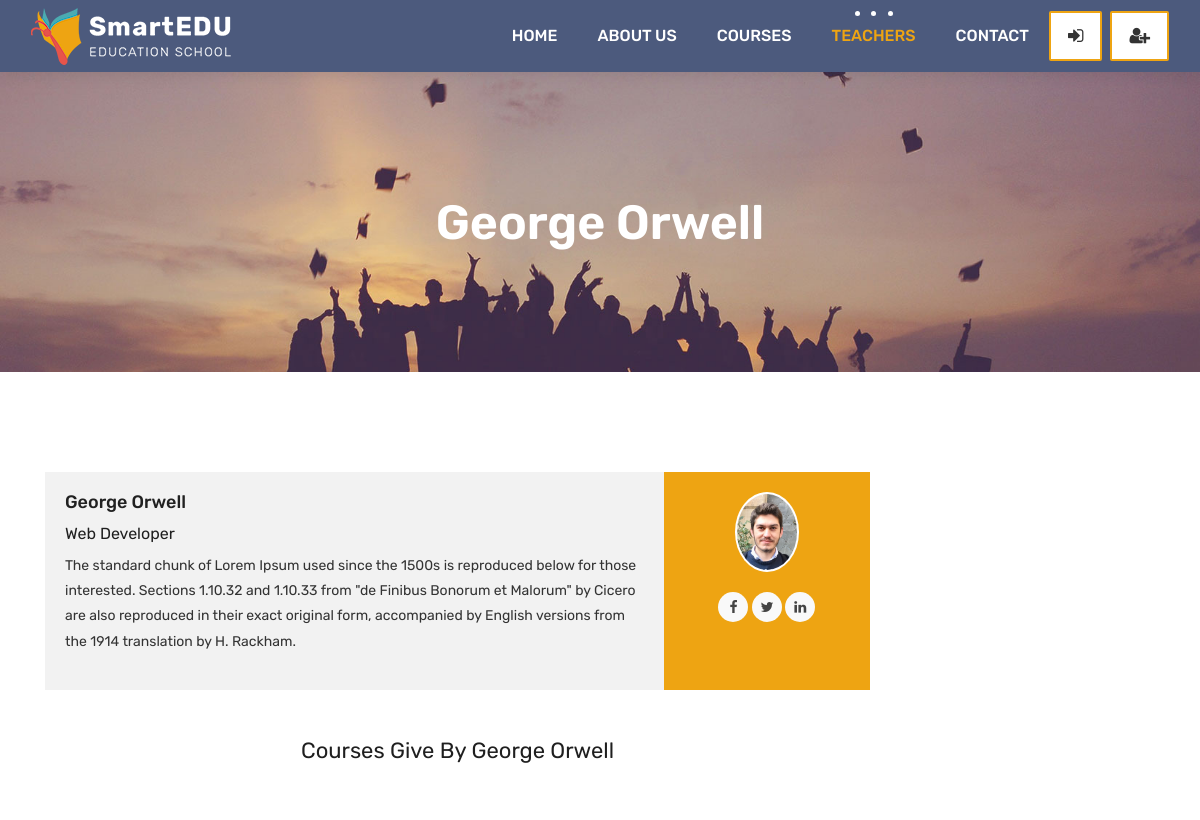
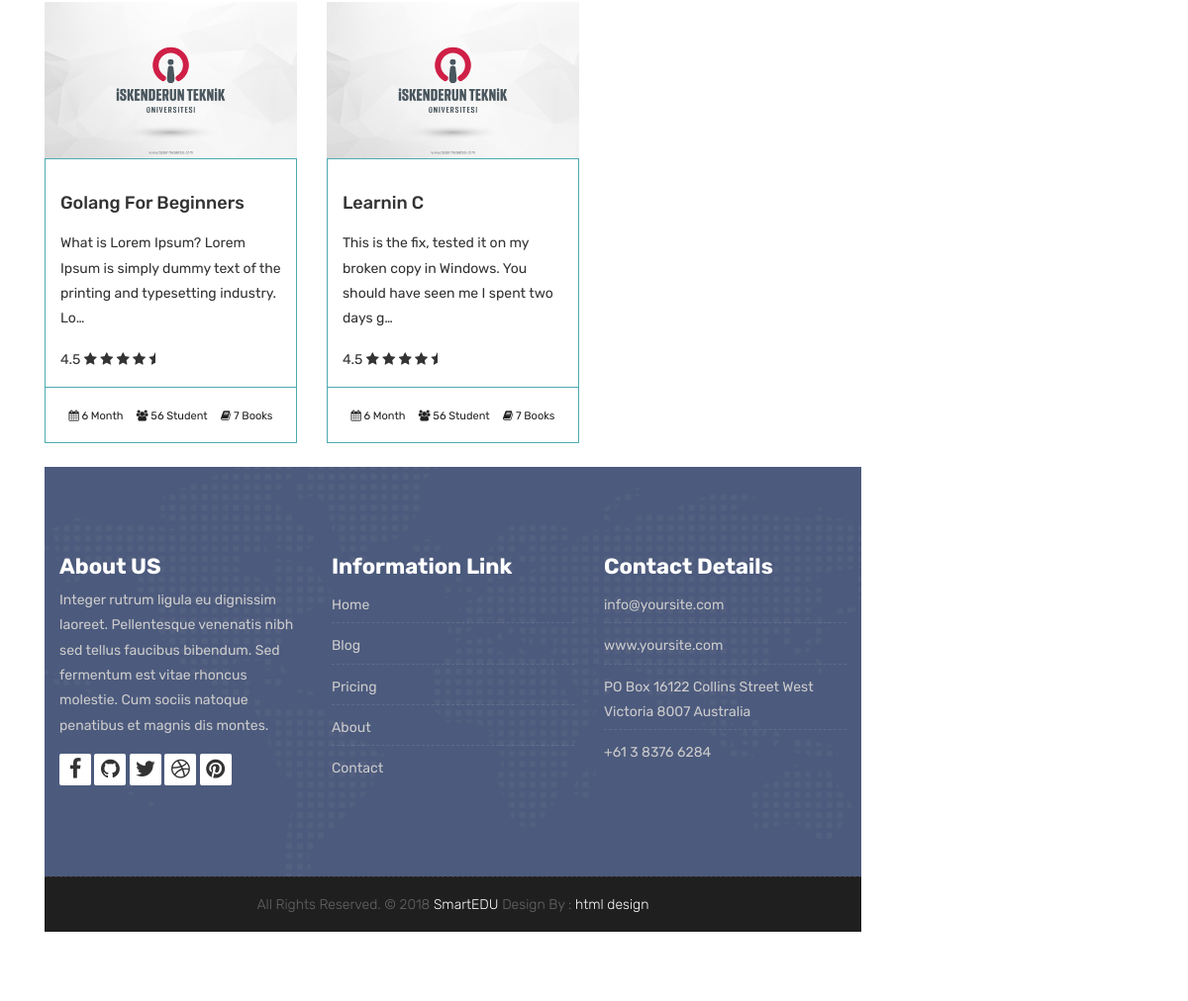
The app's page /teachers/teacher/1 with its own data (2 pictures, top to bottom).
### teachers/models.py (models this page shows, shortened)
class Teacher(models.Model):
    name = models.CharField(max_length=50)
    title = models.CharField(max_length=50)
    description = models.TextField(blank=True)
    image = models.ImageField(upload_to="courses/%Y/%m/%d")
    facebook = models.URLField(max_length=100,blank=True)
    twitter = models.URLField(max_length=100,blank=True)
    linkedin = models.URLField(max_length=100,blank=True)
    youtube = models.URLField(max_length=100,blank=True)

### courses/models.py (models this page shows, shortened)
class Course(models.Model):
    teacher = models.ForeignKey(Teacher ,null=True, on_delete=models.CASCADE)
    name = models.CharField(max_length=200, unique=True, verbose_name="Kurs Adi",help_text="Kurs adini yaziniz")
    category = models.ForeignKey(Category, null = True, on_delete=models.DO_NOTHING)
    tags = models.ManyToManyField(Tag,blank=True,null=True )
    students = models.ManyToManyField(User, blank=True,related_name='courses_joined')
    description = models.TextField(blank=True,null=True)
    image  = models.ImageField(upload_to="courses/%Y/%m/%d/",default = "courses/default_course_image.png")
    date = models.DateTimeField(auto_now=True)
    avaliable = models.BooleanField(default =True)

### teachers/views.py (the view)
# urls.py: path('teacher/<int:pk>',TeacherDetailView.as_view(),name="teacher_detail"),
class TeacherDetailView(DetailView):
    model = Teacher
    template_name='teacher.html'
    context_object_name = 'teacher'
    def get_context_data(self, **kwargs):
        context =super().get_context_data(**kwargs)
        context['courses'] = Course.objects.filter(avaliable=True, teacher = self.kwargs['pk'])
        return context

### templates/teacher.html
{% extends "partials/_base.html" %}
{% load static %}
{% block content %}
	<div class="all-title-box">
		<div class="container text-center">
			<h1>{{teacher.name}}</span></h1>
		</div>
	</div>
    <div id="overviews" class="section wb">
        <div class="container">
            <div class="row">
                <div class="col-lg-9 blog-post-single">
					<div class="blog-author">
						<div class="author-bio">
							<h3 class="author_name"><a href="#">{{teacher.name}}</a></h3>
							<h5>{{teacher.title}}</h5>
							<p class="author_det">
                                {{teacher.description}}
							</p>
						</div>
						<div class="author-desc">
							<img src="{{teacher.image.url}}" alt="about author">
							<ul class="author-social">
								<li><a href="{{teacher.facebook}}"><i class="fa fa-facebook"></i></a></li>
								<li><a href="{{teacher.twitter}}"><i class="fa fa-twitter"></i></a></li>
								<li><a href="{{teacher.linkedin}}"><i class="fa fa-linkedin"></i></a></li>
							</ul>
						</div>
					</div>
                    <div class="row">
                        <div class="col-lg-12">
                                <h2 class="text-center my-5">Courses Give By {{teacher.name}}</h2>
                        </div>
                        {% for course in courses %}
                        <div class="col-lg-4 col-md-6 col-12 mb-4">
                           <div class="course-item">
                                <div class="image-blog">
                                    <img src="{{course.image.url}}" alt="" class="img-fluid">
                                </div>
                                <div class="course-br">
                                    <div class="course-title">
                                        <h2><a href="{% url 'course_detail' course.category.slug course.id%}" title="">{{course.name}}</a></h2>
                                    </div>
                                    <div class="course-desc">
                                        <p>{{course.description | truncatechars:100}}</p>
                                    </div>
                                    <div class="course-rating">
                                        4.5
                                        <i class="fa fa-star"></i>
                                        <i class="fa fa-star"></i>
                                        <i class="fa fa-star"></i>
                                        <i class="fa fa-star"></i>
                                        <i class="fa fa-star-half"></i>
                                    </div>
                                </div>
                                <div class="course-meta-bot">
                                    <ul>
                                        <li><i class="fa fa-calendar" aria-hidden="true"></i> 6 Month</li>
                                        <li><i class="fa fa-users" aria-hidden="true"></i> 56 Student</li>
                                        <li><i class="fa fa-book" aria-hidden="true"></i> 7 Books</li>
                                    </ul>
                                </div>
                            </div>
                        </div>
                        {% endfor %}
                    </div>
{% endblock content %}

### static/style.css (style rules this page uses)
body { color: #333333; font-size: 14px; font-family: 'Rubik', sans-serif; line-height: 1.80857; }
html, body { height: 100%; }
a { color: #1f1f1f; text-decoration: none !important; outline: none !important; -webkit-transition: all .3s ease-in-out; -moz-transition: all .3s ease-in-out; -ms-transition: all .3s ease-in-out; -o-transition: all .3s ease-in-out; transition: all .3s ease-in-out; }
h1, h2, h3, h4, h5, h6 { letter-spacing: 0; font-weight: normal; position: relative; padding: 0 0 10px 0; font-weight: normal; line-height: 120% !important; color: #1f1f1f; margin: 0 }
h1 { font-size: 24px }
h2 { font-size: 22px }
h3 { font-size: 18px }
h5 { font-size: 14px }
h1 a, h2 a, h3 a, h4 a, h5 a, h6 a { color: #212121; text-decoration: none!important; opacity: 1 }
a { color: #1f1f1f; text-decoration: none; outline: none; }
a, .btn { text-decoration: none !important; outline: none !important; -webkit-transition: all .3s ease-in-out; -moz-transition: all .3s ease-in-out; -ms-transition: all .3s ease-in-out; -o-transition: all .3s ease-in-out; transition: all .3s ease-in-out; }
.section { display: block; position: relative; overflow: hidden; padding: 70px 0; }
.section.wb { background-color: #ffffff; }
.all-title-box { background: url(images/banner.jpg)no-repeat; -webkit-background-size: cover; -moz-background-size: cover; -o-background-size: cover; background-size: cover; background-position: center; min-height: 300px; }
.all-title-box h1 { color: #fff; font-weight: 600; text-transform: capitalize; padding-top: 11%; font-size: 48px; line-height: 0px; }
.image-blog img { padding: 0 !important; width: 100%; margin: 0 !important; opacity: 1; -ms-filter: "progid:DXImageTransform.Microsoft.Alpha(Opacity=100)"; -moz-opacity: 1; -khtml-opacity: 1; -webkit-transition: all 150ms ease-in-out; -moz-transition: all 150ms ease-in-out; -o-transition: all 150ms ease-in-out; -ms-transition: all 150ms ease-in-out; transition: all 150ms ease-in-out; }
.blog-author { background: #f2f2f2; overflow: hidden; position: relative; margin-top: 30px; }
.author-bio { display: block; float: left; padding: 20px; position: relative; width: 75%; }
.author-desc { background: #eea412; float: right; height: 100%; min-height: 100%; overflow: hidden; padding: 20px 0; position: absolute; text-align: center; width: 25%; right: 0; }
.author-bio .author_name a { color: #212121; font-weight: 500; }
.author-bio h5 { font-size: 16px; }
.author-desc > img { background: #FFFFFF; border-radius: 50%; -webkit-border-radius: 50%; -moz-border-radius: 50%; margin-bottom: 20px; padding: 2px; max-width: 80px; max-height: 80px; }
.author-social { list-style: none outside none; margin: 0 auto; overflow: hidden; padding: 0; text-align: center; z-index: 9999; }
.author-social li { background: none !important; display: inline-block; }
.author-social li a { color: #444; display: block; height: 30px; text-align: center; width: 30px; border-radius: 50%; -webkit-border-radius: 50%; -moz-border-radius: 50%; -webkit-transition: 0.25s; -moz-transition: 0.25s; -o-transition: 0.25s; transition: 0.25s; background: #f9f9f9; }
.author-social li a i { font-size: 14px; line-height: 30px; margin-right: 0; float: none; }
.course-item { background: #ffffff; }
.course-title > h2 { margin: 15px 0; padding: 0px; }
.course-title a { font-size: 18px; line-height: 25px; font-weight: 500; color: #333333; text-transform: capitalize; }
.course-br { border: 1px solid #4babb1; padding: 15px; }
.course-meta-bot { border: 1px solid #4babb1; border-top: 0px; padding: 15px; }
.course-meta-bot ul { padding: 0px; margin: 0px; display: block; text-align: center; }
.course-meta-bot ul li { display: inline-block; list-style: none; padding: 0px 5px; color: #212121; font-size: 11px; }

### records on screen
Teacher: name "George Orwell", title "Web Developer", description "The standard chunk of Lorem Ipsum used since the 1500s is reproduced below for those interested. Sections 1.10.32 and 1.10.33 from \"de Finibus Bonorum et Malorum\" by Cicero are also reproduced in their exact original form, accompanied by English versions from the 1914 translation by H. Rackham.", image (picture)
Course: image (picture), name "Golang For Beginners", description "What is Lorem Ipsum? Lorem Ipsum is simply dummy text of the printing and typesetting industry. Lo…"
Course: image (picture), name "Learnin C", description "This is the fix, tested it on my broken copy in Windows. You should have seen me I spent two days g…"
